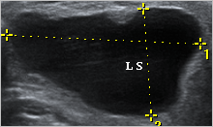
#> input picture Week 3/Contoh 2.png, 213 x 127 px
$ jupyter execute Script_Minggu_3.ipynb
#> lines starting #> are read from the running program, lines starting #| are printed output that depends on the picture
**SHARPENING AND BRIGHTENING**

[cell 1]
# --- Import Library ---
import cv2
import numpy as np
import matplotlib.pyplot as plt

# --- Upload Gambar ---
img_path = "Contoh 2.png"

# Baca gambar
img = cv2.imread(img_path)
#> img is the input picture: shape (127, 213, 3); mean B, G, R 51.2, 51.1, 49.7
# Konversi ke RGB (karena OpenCV default BGR)
img_rgb = cv2.cvtColor(img, cv2.COLOR_BGR2RGB)

# --- Sharpening ---
# Kernel sharpening sederhana
kernel_sharpening = np.array([[-1, -1, -1],
                              [-1,  9, -1],
                              [-1, -1, -1]])
sharpened = cv2.filter2D(img_rgb, -1, kernel_sharpening)
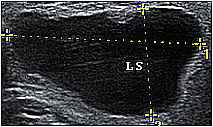
#> sharpened: shape (127, 213, 3); mean R, G, B 50.9, 52.1, 52.9

# --- Brightening ---
print("Masukkan nilai brightness (misal 50 untuk lebih terang, -50 untuk lebih gelap): ")
brightness_value = int(input())
#> the answer given: 3

brightened = cv2.convertScaleAbs(img_rgb, alpha=1, beta=brightness_value)

# --- Tampilkan Hasil ---
plt.figure(figsize=(15,8))

plt.subplot(1,3,1)
plt.imshow(img_rgb)
plt.title("Original Image")
plt.axis("off")

plt.subplot(1,3,2)
plt.imshow(sharpened)
plt.title("Sharpened Image")
plt.axis("off")

plt.subplot(1,3,3)
plt.imshow(brightened)
plt.title(f"Brightened (β={brightness_value})")
plt.axis("off")

plt.show()
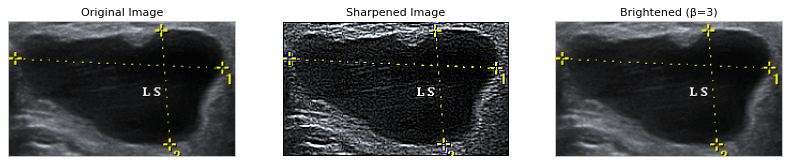
#> figure drawn by matplotlib, 3 panels

**FILTERING**

[cell 2]
# --- Install & Import Library ---
import cv2
import numpy as np
import matplotlib.pyplot as plt

img_path = "Contoh 2.png"

# Baca gambar
img = cv2.imread(img_path)
# Konversi ke RGB (karena OpenCV default BGR)
img_rgb = cv2.cvtColor(img, cv2.COLOR_BGR2RGB)

# --- Filtering ---

# 1. Mean Filter (Average Blur)
mean_filter = cv2.blur(img_rgb, (5,5))  # kernel 5x5
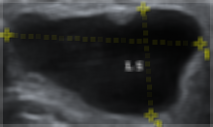
#> mean_filter: shape (127, 213, 3); mean R, G, B 48.6, 50, 50.1

# 2. Median Filter
median_filter = cv2.medianBlur(img_rgb, 5)  # kernel 5
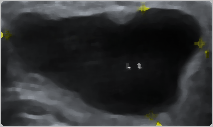
#> median_filter: shape (127, 213, 3); mean R, G, B 48.1, 49.5, 50.8

# 3. Gaussian Filter
gaussian_filter = cv2.GaussianBlur(img_rgb, (5,5), 0)
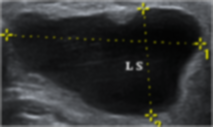
#> gaussian_filter: shape (127, 213, 3); mean R, G, B 48.8, 50.2, 50.3

# --- Tampilkan Hasil ---
plt.figure(figsize=(15,10))

plt.subplot(2,2,1)
plt.imshow(img_rgb)
plt.title("Original Image")
plt.axis("off")

plt.subplot(2,2,2)
plt.imshow(mean_filter)
plt.title("Mean Filter (5x5)")
plt.axis("off")

plt.subplot(2,2,3)
plt.imshow(median_filter)
plt.title("Median Filter (5)")
plt.axis("off")

plt.subplot(2,2,4)
plt.imshow(gaussian_filter)
plt.title("Gaussian Filter (5x5)")
plt.axis("off")

plt.show()

**ADAPTIVE MEDIAN FILTERING**

[cell 3]
import cv2
import numpy as np
import matplotlib.pyplot as plt

img_path = "Contoh 2.png"

# Baca gambar grayscale
img = cv2.imread(img_path, cv2.IMREAD_GRAYSCALE)
#> img: shape (127, 213); min 0, max 255, mean 49.8

# --- Adaptive Median Filter ---
def adaptive_median_filter(image, max_kernel_size=7):
#> called with max_kernel_size = 7
    padded_img = np.pad(image, max_kernel_size//2, mode='edge')
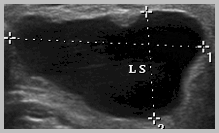
#> padded_img: shape (133, 219); min 0, max 255, mean 59.8
    output = np.zeros_like(image)

    rows, cols = image.shape
#> rows = 127; cols = 213
    for i in range(rows):
        for j in range(cols):
            k = 3  # mulai dari kernel 3x3
            pixel_processed = False

            while k <= max_kernel_size and not pixel_processed:
                window = padded_img[i:i+k, j:j+k].flatten()
                Zmin = np.min(window)
                Zmax = np.max(window)
                Zmed = np.median(window)
                Zxy = padded_img[i + k//2, j + k//2]

                A1 = Zmed - Zmin
                A2 = Zmed - Zmax

                if A1 > 0 and A2 < 0:
                    B1 = Zxy - Zmin
                    B2 = Zxy - Zmax
                    if B1 > 0 and B2 < 0:
                        output[i, j] = Zxy
                    else:
                        output[i, j] = Zmed
                    pixel_processed = True
                else:
                    k += 2  # perbesar kernel ukuran ganjil berikutnya

            if not pixel_processed:
                output[i, j] = Zmed  # fallback
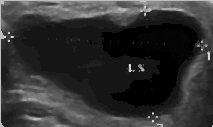
#> output: shape (127, 213); min 0, max 247, mean 48.6
    return output

# Terapkan filter
filtered_img = adaptive_median_filter(img, max_kernel_size=7)

# --- Tampilkan Hasil ---
plt.figure(figsize=(12,6))

plt.subplot(1,2,1)
plt.imshow(img, cmap='gray')
plt.title("Original Image")
plt.axis("off")

plt.subplot(1,2,2)
plt.imshow(filtered_img, cmap='gray')
plt.title("Adaptive Median Filtered")
plt.axis("off")

plt.show()

**BILATERAL FILTERING**

[cell 4]
import cv2
import numpy as np
import matplotlib.pyplot as plt

filename = "Contoh 2.png"

image = cv2.imread(filename)

image_rgb = cv2.cvtColor(image, cv2.COLOR_BGR2RGB)

gray = cv2.cvtColor(image, cv2.COLOR_BGR2GRAY)

bilateral = cv2.bilateralFilter(gray, d=9, sigmaColor=75, sigmaSpace=75)
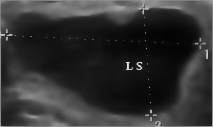
#> bilateral: shape (127, 213); min 3, max 232, mean 49.3

plt.figure(figsize=(12,6))

plt.subplot(1,2,1)
plt.imshow(gray, cmap='gray')
plt.title("Original Grayscale Image")
plt.axis("off")

plt.subplot(1,2,2)
plt.imshow(bilateral, cmap='gray')
plt.title("Bilateral Filtered Image")
plt.axis("off")

plt.show()
